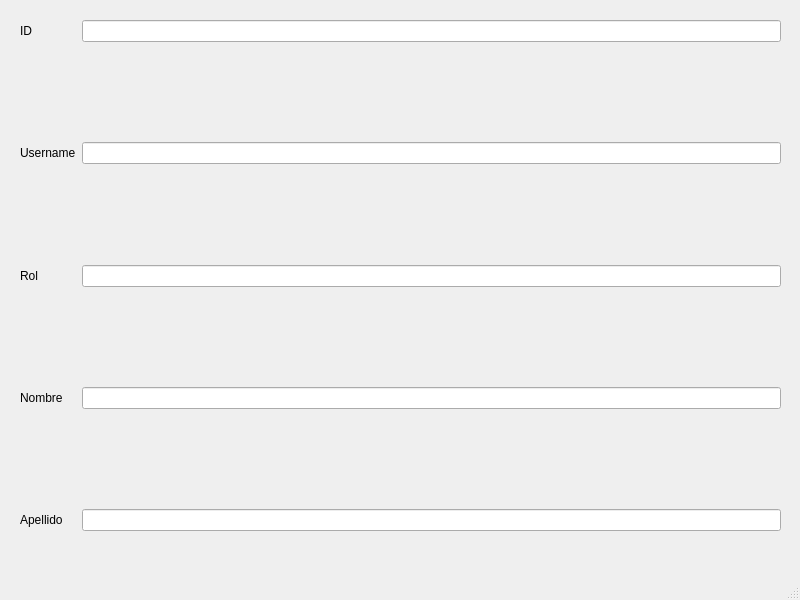
<?xml version="1.0" encoding="UTF-8"?>
<ui version="4.0">
 <class>AddUserWindow</class>
 <widget class="QMainWindow" name="AddUserWindow">
  <property name="geometry">
   <rect>
    <x>0</x>
    <y>0</y>
    <width>800</width>
    <height>600</height>
   </rect>
  </property>
  <property name="windowTitle">
   <string>MainWindow</string>
  </property>
  <widget class="QWidget" name="centralwidget">
   <widget class="QWidget" name="formLayoutWidget">
    <property name="geometry">
     <rect>
      <x>20</x>
      <y>20</y>
      <width>761</width>
      <height>511</height>
     </rect>
    </property>
    <layout class="QFormLayout" name="formLayout">
     <item row="0" column="0">
      <widget class="QLabel" name="label">
       <property name="text">
        <string>ID</string>
       </property>
      </widget>
     </item>
     <item row="0" column="1">
      <widget class="QLineEdit" name="lineEdit"/>
     </item>
     <item row="1" column="1">
      <spacer name="verticalSpacer">
       <property name="orientation">
        <enum>Qt::Vertical</enum>
       </property>
       <property name="sizeHint" stdset="0">
        <size>
         <width>20</width>
         <height>40</height>
        </size>
       </property>
      </spacer>
     </item>
     <item row="2" column="0">
      <widget class="QLabel" name="label_2">
       <property name="text">
        <string>Username</string>
       </property>
      </widget>
     </item>
     <item row="2" column="1">
      <widget class="QLineEdit" name="lineEdit_2"/>
     </item>
     <item row="3" column="1">
      <spacer name="verticalSpacer_2">
       <property name="orientation">
        <enum>Qt::Vertical</enum>
       </property>
       <property name="sizeHint" stdset="0">
        <size>
         <width>20</width>
         <height>40</height>
        </size>
       </property>
      </spacer>
     </item>
     <item row="4" column="0">
      <widget class="QLabel" name="label_3">
       <property name="text">
        <string>Rol</string>
       </property>
      </widget>
     </item>
     <item row="4" column="1">
      <widget class="QLineEdit" name="lineEdit_3"/>
     </item>
     <item row="5" column="1">
      <spacer name="verticalSpacer_3">
       <property name="orientation">
        <enum>Qt::Vertical</enum>
       </property>
       <property name="sizeHint" stdset="0">
        <size>
         <width>20</width>
         <height>40</height>
        </size>
       </property>
      </spacer>
     </item>
     <item row="6" column="0">
      <widget class="QLabel" name="label_4">
       <property name="text">
        <string>Nombre</string>
       </property>
      </widget>
     </item>
     <item row="6" column="1">
      <widget class="QLineEdit" name="lineEdit_4"/>
     </item>
     <item row="7" column="1">
      <spacer name="verticalSpacer_4">
       <property name="orientation">
        <enum>Qt::Vertical</enum>
       </property>
       <property name="sizeHint" stdset="0">
        <size>
         <width>20</width>
         <height>40</height>
        </size>
       </property>
      </spacer>
     </item>
     <item row="8" column="0">
      <widget class="QLabel" name="label_5">
       <property name="text">
        <string>Apellido</string>
       </property>
      </widget>
     </item>
     <item row="8" column="1">
      <widget class="QLineEdit" name="lineEdit_5"/>
     </item>
    </layout>
   </widget>
  </widget>
  <widget class="QMenuBar" name="menubar">
   <property name="geometry">
    <rect>
     <x>0</x>
     <y>0</y>
     <width>800</width>
     <height>25</height>
    </rect>
   </property>
  </widget>
  <widget class="QStatusBar" name="statusbar"/>
 </widget>
 <resources/>
 <connections/>
</ui>
